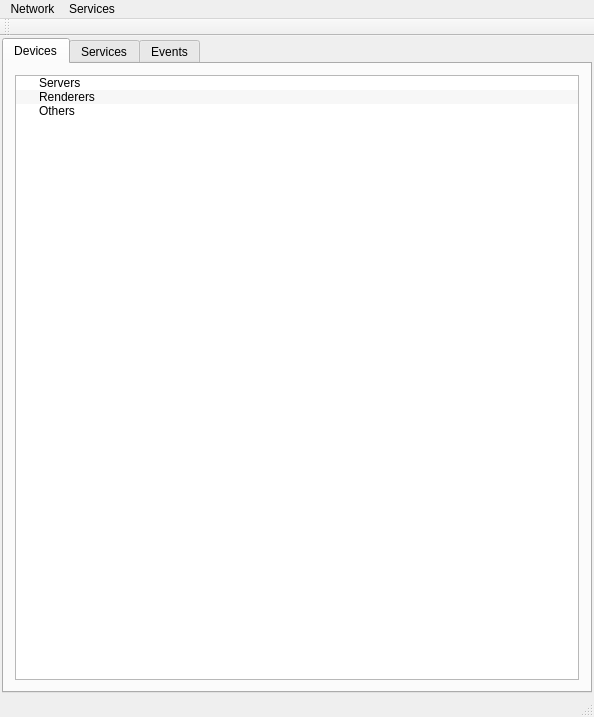
<?xml version="1.0" encoding="UTF-8"?>
<ui version="4.0">
 <class>CMainWindow</class>
 <widget class="QMainWindow" name="CMainWindow">
  <property name="geometry">
   <rect>
    <x>0</x>
    <y>0</y>
    <width>594</width>
    <height>717</height>
   </rect>
  </property>
  <property name="windowTitle">
   <string>chupnp</string>
  </property>
  <widget class="QWidget" name="centralWidget">
   <layout class="QGridLayout" name="gridLayout">
    <property name="leftMargin">
     <number>2</number>
    </property>
    <property name="topMargin">
     <number>2</number>
    </property>
    <property name="rightMargin">
     <number>2</number>
    </property>
    <property name="bottomMargin">
     <number>2</number>
    </property>
    <property name="spacing">
     <number>2</number>
    </property>
    <item row="0" column="0">
     <widget class="QTabWidget" name="m_tabWidget">
      <property name="currentIndex">
       <number>0</number>
      </property>
      <widget class="QWidget" name="tab_1">
       <attribute name="title">
        <string>Devices</string>
       </attribute>
       <layout class="QGridLayout" name="gridLayout_2">
        <item row="0" column="0">
         <widget class="QTreeWidget" name="m_devices">
          <property name="alternatingRowColors">
           <bool>true</bool>
          </property>
          <property name="iconSize">
           <size>
            <width>32</width>
            <height>32</height>
           </size>
          </property>
          <property name="uniformRowHeights">
           <bool>true</bool>
          </property>
          <property name="animated">
           <bool>true</bool>
          </property>
          <property name="headerHidden">
           <bool>true</bool>
          </property>
          <column>
           <property name="text">
            <string/>
           </property>
          </column>
          <item>
           <property name="text">
            <string>Servers</string>
           </property>
           <property name="icon">
            <iconset resource="chupnp.qrc">
             <normaloff>:/resources/server.png</normaloff>:/resources/server.png</iconset>
           </property>
          </item>
          <item>
           <property name="text">
            <string>Renderers</string>
           </property>
           <property name="icon">
            <iconset resource="chupnp.qrc">
             <normaloff>:/resources/renderer.png</normaloff>:/resources/renderer.png</iconset>
           </property>
          </item>
          <item>
           <property name="text">
            <string>Others</string>
           </property>
           <property name="icon">
            <iconset resource="chupnp.qrc">
             <normaloff>:/resources/otherdevices.png</normaloff>:/resources/otherdevices.png</iconset>
           </property>
          </item>
         </widget>
        </item>
       </layout>
      </widget>
      <widget class="QWidget" name="tab_2">
       <attribute name="title">
        <string>Services</string>
       </attribute>
       <layout class="QGridLayout" name="gridLayout_3">
        <item row="0" column="0">
         <widget class="QTreeWidget" name="m_services">
          <property name="selectionMode">
           <enum>QAbstractItemView::ExtendedSelection</enum>
          </property>
          <property name="uniformRowHeights">
           <bool>true</bool>
          </property>
          <property name="animated">
           <bool>true</bool>
          </property>
          <property name="expandsOnDoubleClick">
           <bool>false</bool>
          </property>
          <attribute name="headerVisible">
           <bool>false</bool>
          </attribute>
          <column>
           <property name="text">
            <string notr="true">1</string>
           </property>
          </column>
         </widget>
        </item>
       </layout>
      </widget>
      <widget class="QWidget" name="tab">
       <attribute name="title">
        <string>Events</string>
       </attribute>
       <layout class="QGridLayout" name="gridLayout_4">
        <item row="0" column="0">
         <widget class="QTreeWidget" name="m_events">
          <attribute name="headerVisible">
           <bool>false</bool>
          </attribute>
          <column>
           <property name="text">
            <string notr="true">1</string>
           </property>
          </column>
         </widget>
        </item>
       </layout>
      </widget>
     </widget>
    </item>
   </layout>
  </widget>
  <widget class="QMenuBar" name="menuBar">
   <property name="geometry">
    <rect>
     <x>0</x>
     <y>0</y>
     <width>594</width>
     <height>21</height>
    </rect>
   </property>
   <widget class="QMenu" name="menuNetwork">
    <property name="title">
     <string>Network</string>
    </property>
    <addaction name="m_rescan"/>
   </widget>
   <widget class="QMenu" name="menuAction">
    <property name="title">
     <string>Services</string>
    </property>
    <addaction name="m_update"/>
    <addaction name="m_export"/>
    <addaction name="separator"/>
    <addaction name="m_copyURI"/>
    <addaction name="m_playlist"/>
    <addaction name="separator"/>
    <addaction name="m_search"/>
   </widget>
   <addaction name="menuNetwork"/>
   <addaction name="menuAction"/>
  </widget>
  <widget class="QToolBar" name="m_mainToolBar">
   <attribute name="toolBarArea">
    <enum>TopToolBarArea</enum>
   </attribute>
   <attribute name="toolBarBreak">
    <bool>false</bool>
   </attribute>
  </widget>
  <widget class="QStatusBar" name="m_statusBar"/>
  <action name="m_rescan">
   <property name="text">
    <string>Rescan the network</string>
   </property>
  </action>
  <action name="m_update">
   <property name="text">
    <string>Update</string>
   </property>
  </action>
  <action name="m_export">
   <property name="text">
    <string>Export</string>
   </property>
  </action>
  <action name="m_playlist">
   <property name="text">
    <string>Save for playlist</string>
   </property>
  </action>
  <action name="m_copyURI">
   <property name="text">
    <string>Copy URI to clipboard</string>
   </property>
  </action>
  <action name="m_search">
   <property name="text">
    <string>Search</string>
   </property>
  </action>
 </widget>
 <layoutdefault spacing="6" margin="11"/>
 <resources>
  <include location="chupnp.qrc"/>
 </resources>
 <connections/>
</ui>
